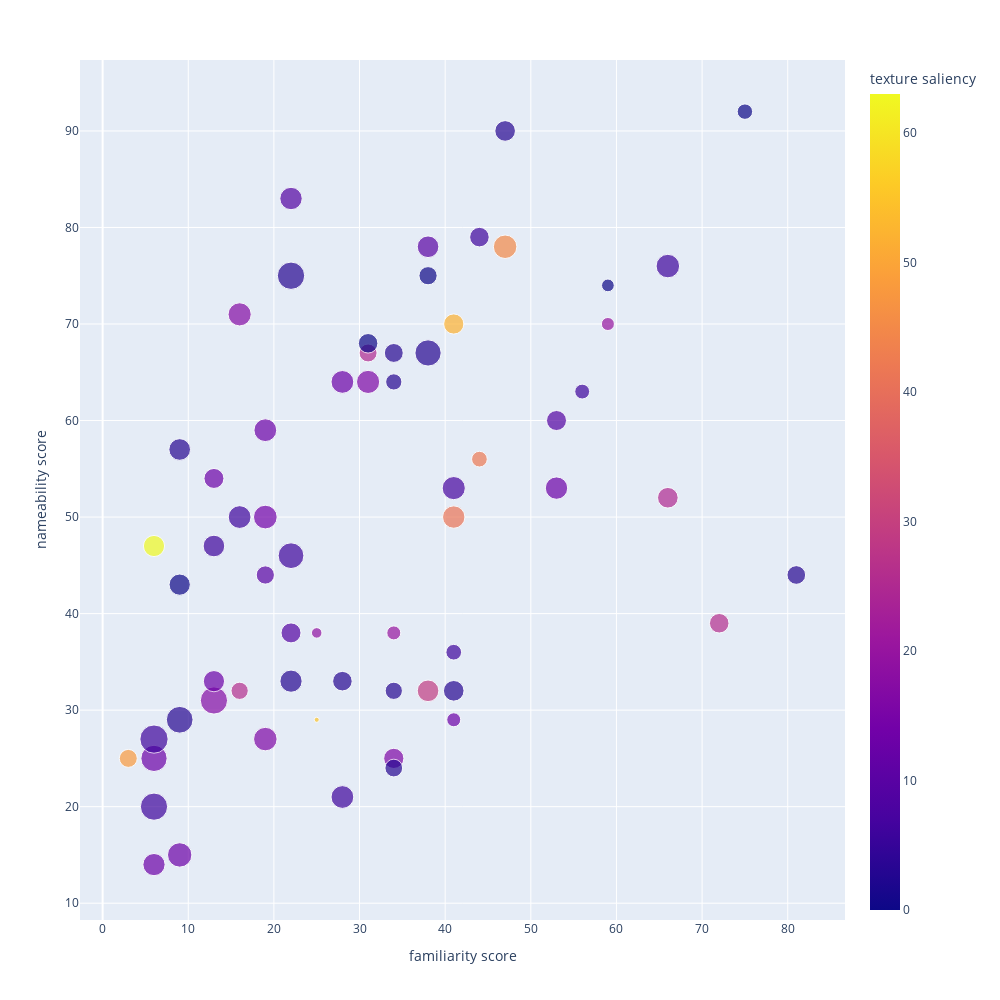

Notebook code cell kept with this figure:
### Code cell
fig = px.scatter(data, size='color saliency', color='texture saliency', y='nameability score', x='familiarity score')
fig.update_layout(
    width=1000,  # Adjust the width of the plot as desired
    height=1000,  # Adjust the height of the plot as desired
)
fig.show()

### Figure 1 — Plotly figure (JSON) as saved in the notebook; plotly's stock layout.template omitted (floating-point values rounded to 4 significant figures)
{"data": [{"hovertemplate": "familiarity score=%{x}<br>nameability score=%{y}<br>color saliency=%{marker.size}<br>texture saliency=%{marker.color}<extra></extra>", "legendgroup": "", "marker": {"color": [14, 9, 0, 52, 13, 3, 6, 16, 45, 25, 3, 41, 6, 0, 10, 6, 13, 6, 25, 6, 3, 13, 17, 3, 13, 17, 9, 63, 16, 0, 26, 3, 3, 26, 13, 20, 3, 6, 13, 16, 20, 3, 6, 6, 55, 3, 3, 6, 10, 0, 9, 7, 6, 48, 13, 13, 3, 3, 0, 29, 13, 42, 19, 3], "coloraxis": "coloraxis", "size": [66, 59, 19, 48, 81, 31, 78, 48, 65, 50, 88, 59, 87, 39, 55, 61, 23, 61, 38, 29, 84, 70, 87, 41, 58, 63, 47, 53, 65, 53, 35, 50, 55, 45, 47, 20, 37, 26, 61, 63, 23, 81, 65, 94, 3, 42, 50, 55, 39, 45, 47, 63, 45, 38, 53, 61, 35, 58, 28, 55, 59, 29, 13, 45], "sizemode": "area", "sizeref": 0.235, "symbol": "circle"}, "mode": "markers", "name": "", "orientation": "v", "showlegend": false, "type": "scatter", "x": [19, 22, 59, 41, 6, 34, 22, 34, 47, 66, 22, 41, 6, 38, 38, 28, 41, 16, 31, 41, 9, 9, 13, 81, 6, 16, 22, 6, 19, 9, 16, 47, 9, 72, 13, 59, 34, 56, 28, 31, 34, 38, 66, 6, 25, 34, 41, 13, 19, 31, 53, 41, 44, 3, 13, 19, 34, 22, 75, 38, 53, 44, 25, 28], "xaxis": "x", "y": [50, 83, 74, 70, 25, 64, 46, 25, 78, 52, 75, 50, 20, 75, 78, 21, 29, 50, 67, 36, 29, 15, 31, 44, 14, 71, 38, 47, 27, 43, 32, 90, 57, 39, 54, 70, 24, 63, 64, 64, 38, 67, 76, 27, 29, 67, 32, 47, 44, 68, 60, 53, 79, 25, 33, 59, 32, 33, 92, 32, 53, 56, 38, 33], "yaxis": "y"}], "layout": {"coloraxis": {"colorbar": {"title": {"text": "texture saliency"}}, "colorscale": [[0, "#0d0887"], [0.1111, "#46039f"], [0.2222, "#7201a8"], [0.3333, "#9c179e"], [0.4444, "#bd3786"], [0.5556, "#d8576b"], [0.6667, "#ed7953"], [0.7778, "#fb9f3a"], [0.8889, "#fdca26"], [1, "#f0f921"]]}, "height": 1000, "legend": {"itemsizing": "constant", "tracegroupgap": 0}, "margin": {"t": 60}, "width": 1000, "xaxis": {"anchor": "y", "domain": [0, 1], "title": {"text": "familiarity score"}}, "yaxis": {"anchor": "x", "domain": [0, 1], "title": {"text": "nameability score"}}}}
